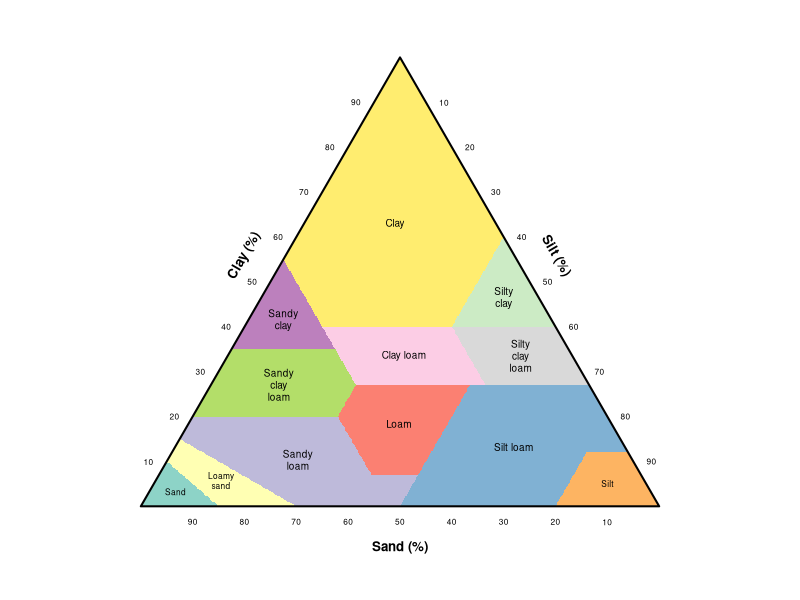

This chart was generated by the following R code:
# USDA soil texture triangle
# Chapter 7 draft (Figure "Texture"); classes computed from the standard USDA texture-class rules (sand, silt, clay in % by weight)
# Run: Rscript soil_texture_triangle.R -> figure_r.png (base R, no packages)
nm <- c("Sand", "Loamy sand", "Sandy loam", "Loam", "Silt loam", "Silt", "Sandy clay loam", "Clay loam", "Silty clay loam", "Sandy clay", "Silty clay", "Clay")
classify <- function(sand, silt, clay) {   # USDA texture class index (1-12) from percent sand, silt, clay
  cl <- rep(NA_integer_, length(sand))
  rules <- list(
    silt + 1.5 * clay < 15,
    silt + 1.5 * clay >= 15 & silt + 2 * clay < 30,
    (clay >= 7 & clay < 20 & sand > 52 & silt + 2 * clay >= 30) | (clay < 7 & silt < 50 & silt + 2 * clay >= 30),
    clay >= 7 & clay < 27 & silt >= 28 & silt < 50 & sand <= 52,
    (silt >= 50 & clay >= 12 & clay < 27) | (silt >= 50 & silt < 80 & clay < 12),
    silt >= 80 & clay < 12,
    clay >= 20 & clay < 35 & silt < 28 & sand > 45,
    clay >= 27 & clay < 40 & sand > 20 & sand <= 45,
    clay >= 27 & clay < 40 & sand <= 20,
    clay >= 35 & sand > 45,
    clay >= 40 & silt >= 40,
    clay >= 40 & sand <= 45 & silt < 40)
  for (k in seq_along(rules)) cl[is.na(cl) & rules[[k]]] <- k
  cl
}
H <- sqrt(3) / 2
gx <- seq(0, 1, length.out = 600); gy <- seq(0, H, length.out = 520)
g <- expand.grid(x = gx, y = gy)
clay <- 100 * g$y / H; silt <- 100 * (g$x - 0.5 * clay / 100); sand <- 100 - clay - silt
ins <- clay >= 0 & silt >= 0 & sand >= 0
cls <- rep(NA_integer_, nrow(g)); cls[ins] <- classify(sand[ins], silt[ins], clay[ins])
cols <- c("#8dd3c7", "#ffffb3", "#bebada", "#fb8072", "#80b1d3", "#fdb462", "#b3de69", "#fccde5", "#d9d9d9", "#bc80bd", "#ccebc5", "#ffed6f")
png("figure_r.png", width = 1125, height = 990, res = 150); par(mar = c(0.5, 0.5, 0.5, 0.5))
plot(NA, xlim = c(-0.08, 1.08), ylim = c(-0.12, H + 0.05), asp = 1, axes = FALSE, xlab = "", ylab = "")
image(gx, gy, matrix(cls, nrow = length(gx)), col = cols, breaks = 0.5:12.5, add = TRUE)
lines(c(0, 1, 0.5, 0), c(0, 0, H, 0), lwd = 2)
for (k in 1:12) { mm <- which(cls == k); if (length(mm)) text(mean(g$x[mm]), mean(g$y[mm]), if (nchar(nm[k]) > 9) gsub(" ", "\n", nm[k]) else nm[k], cex = if (k %in% c(1, 2, 6)) 0.5 else 0.6) }
for (v in seq(10, 90, 10)) {
  text(0.5 * v / 100 - 0.035, H * v / 100, v, cex = 0.5); text(1 - v / 100, -0.03, v, cex = 0.5)
  text(1 - 0.5 * (100 - v) / 100 + 0.035, H * (100 - v) / 100, v, cex = 0.5)
}
text(0.2, 0.5 * H + 0.05, "Clay (%)", srt = 60, font = 2, cex = 0.8); text(0.5, -0.08, "Sand (%)", font = 2, cex = 0.8); text(0.8, 0.5 * H + 0.05, "Silt (%)", srt = -60, font = 2, cex = 0.8)
invisible(dev.off())
